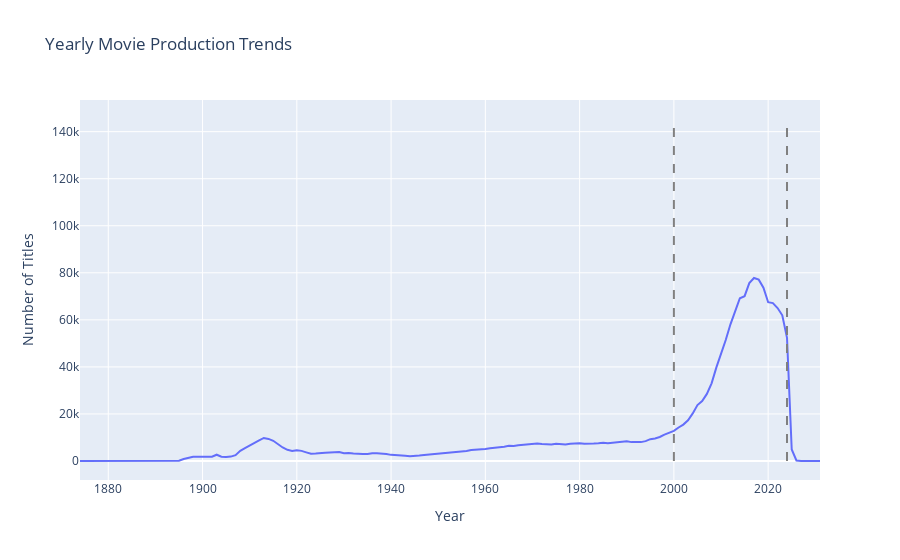

Notebook code for this chart:
### Markdown cell above
### Yearly Movie Production

### Code cell
title_types = ["tvMovie", "movie", "tvShort", "short"]

yearly_counts = title_basics \
    .filter(col('titleType').isin(title_types)) \
    .withColumn("startYear", col("startYear").cast("int")) \
    .groupBy("startYear") \
    .agg(count("tconst").alias("count")) \
    .orderBy("startYear") \
    .toPandas()

fig = px.line(yearly_counts, x="startYear", y="count", title="Yearly Movie Production Trends", labels={"startYear": "Year", "count": "Number of Titles"})

fig.add_shape(
    go.layout.Shape(type="line", x0=2000, x1=2000, y0=0, y1=np.max(yearly_counts["count"]), line=dict(color="gray", width=2, dash="dash"))
)
fig.add_shape(
    go.layout.Shape(type="line", x0=2024, x1=2024, y0=0, y1=np.max(yearly_counts["count"]), line=dict(color="gray", width=2, dash="dash"))
)

fig.show()

### Figure 1 — Plotly figure (JSON) as saved in the notebook; plotly's stock layout.template omitted (floating-point values rounded to 4 significant figures; data arrays with more than 128 entries replaced by an {"elided": "..."} marker saying what was removed)
{"data": [{"hovertemplate": "Year=%{x}<br>Number of Titles=%{y}<extra></extra>", "legendgroup": "", "line": {"color": "#636efa", "dash": "solid"}, "marker": {"symbol": "circle"}, "mode": "lines", "name": "", "orientation": "v", "showlegend": false, "type": "scatter", "x": {"elided": "152 int values"}, "xaxis": "x", "y": {"elided": "152 int values"}, "yaxis": "y"}], "layout": {"legend": {"tracegroupgap": 0}, "shapes": [{"line": {"color": "gray", "dash": "dash", "width": 2}, "type": "line", "x0": 2000, "x1": 2000, "y0": 0, "y1": 145388}, {"line": {"color": "gray", "dash": "dash", "width": 2}, "type": "line", "x0": 2024, "x1": 2024, "y0": 0, "y1": 145388}], "title": {"text": "Yearly Movie Production Trends"}, "xaxis": {"anchor": "y", "domain": [0, 1], "title": {"text": "Year"}}, "yaxis": {"anchor": "x", "domain": [0, 1], "title": {"text": "Number of Titles"}}}}
